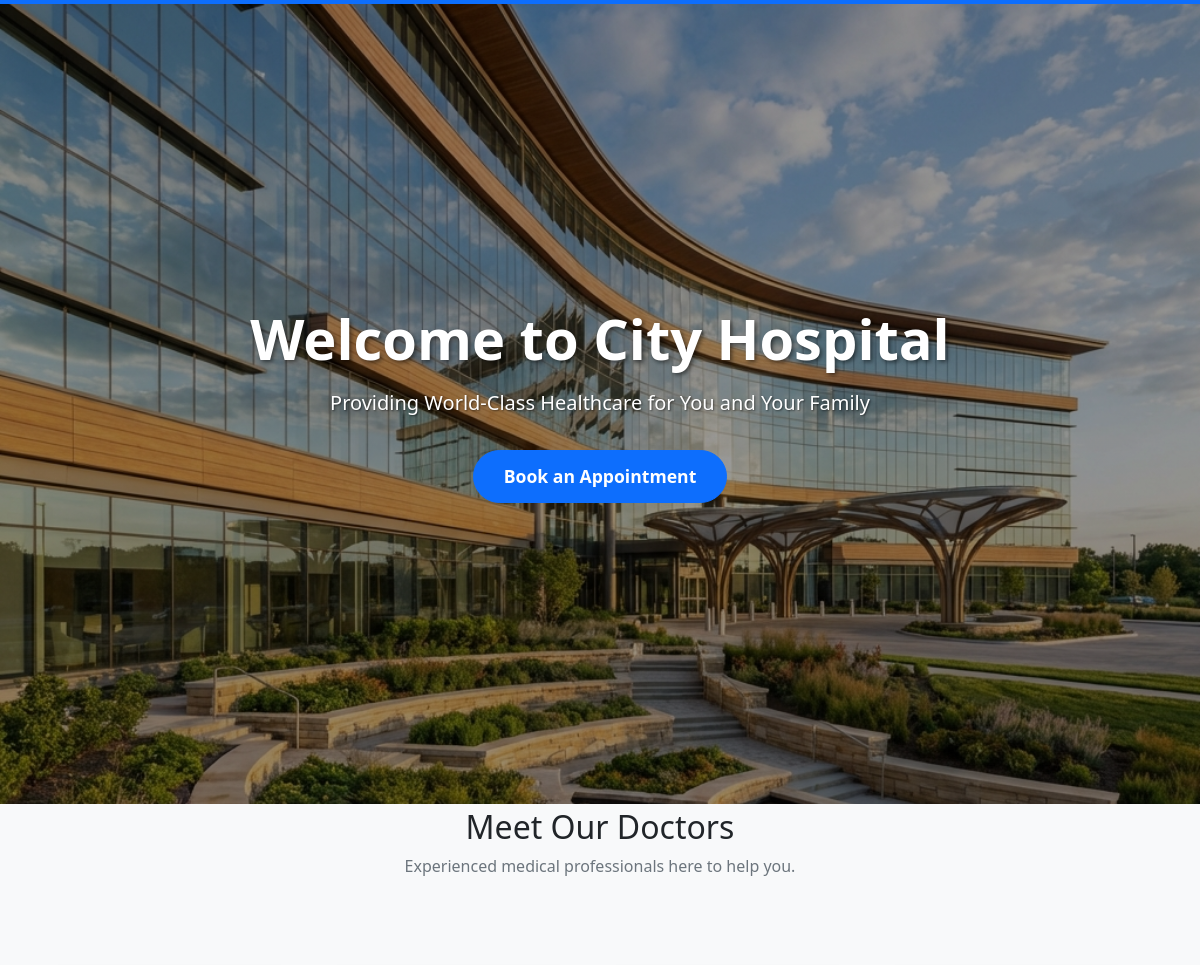
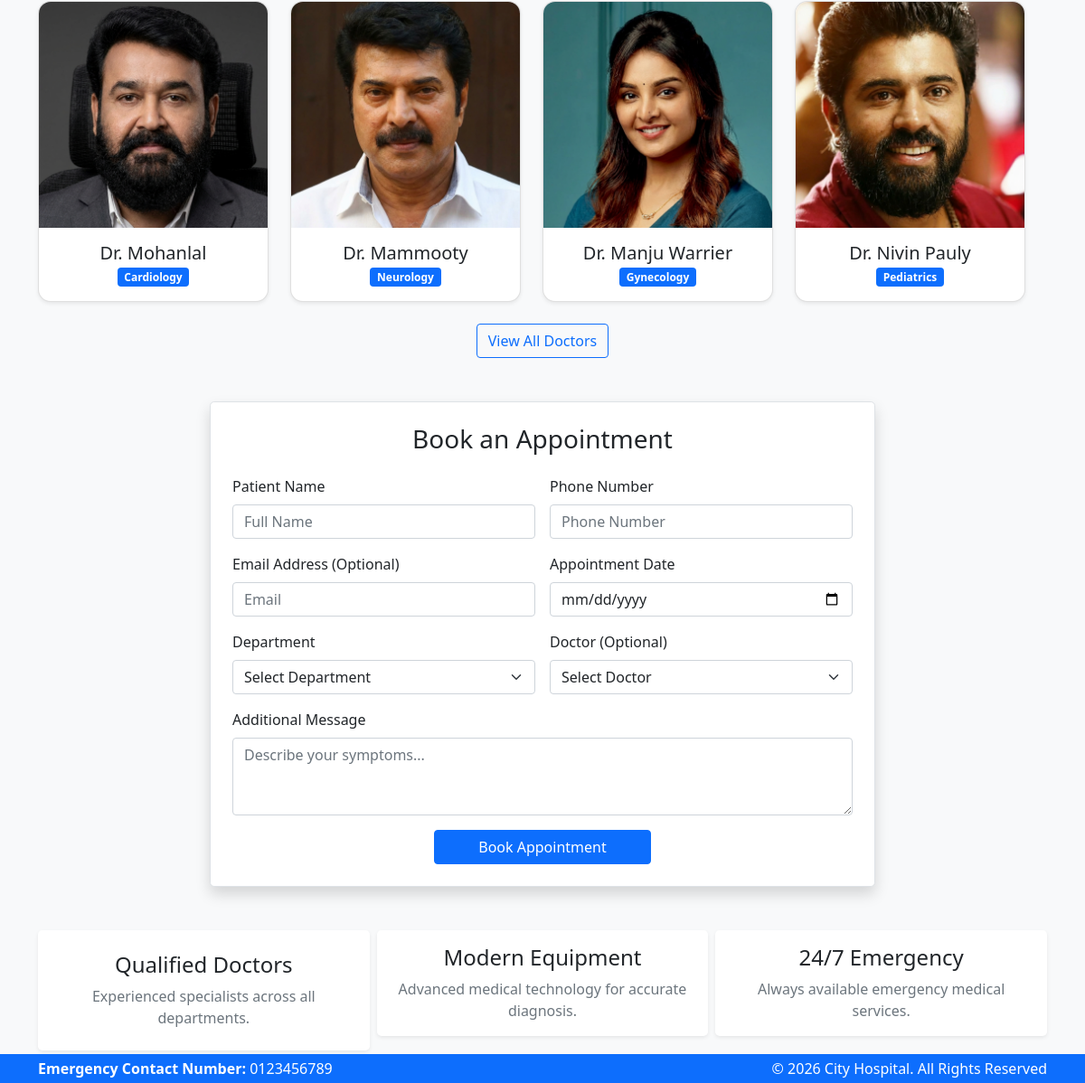
The page / on the database its author committed (2 pictures, top to bottom).
### home/models.py (models this page shows, shortened)
class Doctor(models.Model):
    name = models.CharField(max_length=120)
    specialization = models.CharField(max_length=120, blank=True)
    department = models.ForeignKey(Department, on_delete=models.SET_NULL, null=True, blank=True)
    image = models.ImageField(upload_to="doctors/", blank=True, null=True)

class Department(models.Model):
    name = models.CharField(max_length=120, unique=True)
    description = models.TextField(blank=True)

### home/views.py (the view)
# urls.py: path("", views.home_page, name="home"),
def home_page(request):
    doctors = Doctor.objects.all().order_by("id")  # You might want to limit this, e.g., [:4]
    departments = Department.objects.all().order_by("name")
    return render(request, "index.html", {"doctors": doctors, "departments": departments})

### home/templates/index.html (shortened to what this page needs)
{% extends "base.html" %}
{% load static %}
{% block content %}
<div class="hero-section">
  <div class="hero-content">
    <h1>Welcome to City Hospital</h1>
    <p>Providing World-Class Healthcare for You and Your Family</p>
    <a href="{% url 'booking' %}" class="btn btn-primary btn-hero">Book an Appointment</a>
  </div>
</div>
<div class="container py-1">
  <div class="row mb-5">
    <div class="col-12 text-center mb-4">
      <h2>Meet Our Doctors</h2>
      <p class="text-muted">Experienced medical professionals here to help you.</p>
    </div>
    {% if doctors %}
    <div class="row g-4 row-cols-1 row-cols-sm-2 row-cols-lg-3 row-cols-xl-4 justify-content-center">
      {% for d in doctors|slice:":4" %}
      <div class="col">
        <div class="card doctor-card shadow-sm h-100 text-center">
          {% if d.image %}
          <img src="{{ d.image.url }}" class="doctor-img" alt="{{ d.name }}" style="height: 250px; object-fit: cover;">
          {% else %}
          <img src="{% static 'images/doctor_placeholder.jpg' %}" class="doctor-img" alt="Doctor"
            style="height: 250px; object-fit: cover;">
          {% endif %}
          <div class="card-body d-flex flex-column justify-content-center">
            <h5 class="mb-1">{{ d.name }}</h5>
            {% if d.department %}
            <span class="badge bg-primary align-self-center">{{ d.department.name }}</span>
            {% else %}
            <p class="text-muted mb-2">No Department</p>
            {% endif %}
          </div>
        </div>
      </div>
      {% endfor %}
    </div>
    <div class="text-center mt-4">
      <a href="{% url 'doctors' %}" class="btn btn-outline-primary">View All Doctors</a>
    </div>
    {% else %}
    <p class="text-center text-muted">No doctors currently available to display.</p>
    {% endif %}
  </div>
  <div class="row mb-5 justify-content-center">
    <div class="col-lg-8">
      <div class="p-4 shadow rounded-3 bg-white border">
        <h3 class="text-center mb-4">Book an Appointment</h3>
        <form method="POST" action="{% url 'booking' %}">
          <div class="row g-3">
            <div class="col-md-6">
              <label class="form-label">Patient Name</label>
              <input type="text" name="patient_name" class="form-control" required placeholder="Full Name">
            </div>
            <div class="col-md-6">
              <label class="form-label">Phone Number</label>
              <input type="text" name="phone" class="form-control" required placeholder="Phone Number">
            </div>
            <div class="col-md-6">
              <label class="form-label">Email Address (Optional)</label>
              <input type="email" name="email" class="form-control" placeholder="Email">
            </div>
            <div class="col-md-6">
              <label class="form-label">Appointment Date</label>
              <input type="date" name="date" class="form-control" required>
            </div>
            <div class="col-md-6">
              <label class="form-label">Department</label>
              <select name="department" class="form-select">
                <option value="">Select Department</option>
              </select>
            </div>
            <div class="col-md-6">
              <label class="form-label">Doctor (Optional)</label>
              <select name="doctor" class="form-select">
                <option value="">Select Doctor</option>
              </select>
            </div>
            <div class="col-12">
              <label class="form-label">Additional Message</label>
              <textarea name="message" class="form-control" rows="3" placeholder="Describe your symptoms..."></textarea>
            </div>
            <div class="col-12 text-center">
              <button type="submit" class="btn btn-primary px-5">Book Appointment</button>
            </div>
          </div>
        </form>
      </div>
    </div>
  </div>
  <div class="row text-center g-2">
    <div class="col-md-4">
      <div class="p-4 shadow-sm rounded-3 bg-white">
        <h4>Qualified Doctors</h4>
        <p class="text-muted mb-0">Experienced specialists across all departments.</p>
      </div>
    </div>
    <div class="col-md-4">
      <div class="p-3 shadow-sm rounded-3 bg-white">
        <h4>Modern Equipment</h4>
        <p class="text-muted mb-0">Advanced medical technology for accurate diagnosis.</p>
      </div>
    </div>
    <div class="col-md-4">
      <div class="p-3 shadow-sm rounded-3 bg-white">
        <h4>24/7 Emergency</h4>
        <p class="text-muted mb-0">Always available emergency medical services.</p>
      </div>
    </div>
  </div>
</div>
{% endblock %}

### static/css/style.css (style rules this page uses)
html, body { height: 100%; }
body { display: flex; flex-direction: column; margin: 0; background: #f8f9fa; }
.doctor-img { height: 260px; width: 100%; object-fit: cover; }
.doctor-card { border-radius: 14px; overflow: hidden; transition: transform 0.2s ease; }

### rows shown on the page
Doctor: image (picture), name "Dr. Mohanlal", department.name "Cardiology"
Doctor: image (picture), name "Dr. Mammooty", department.name "Neurology"
Doctor: image (picture), name "Dr. Manju Warrier", department.name "Gynecology"
Doctor: image (picture), name "Dr. Nivin Pauly", department.name "Pediatrics"
